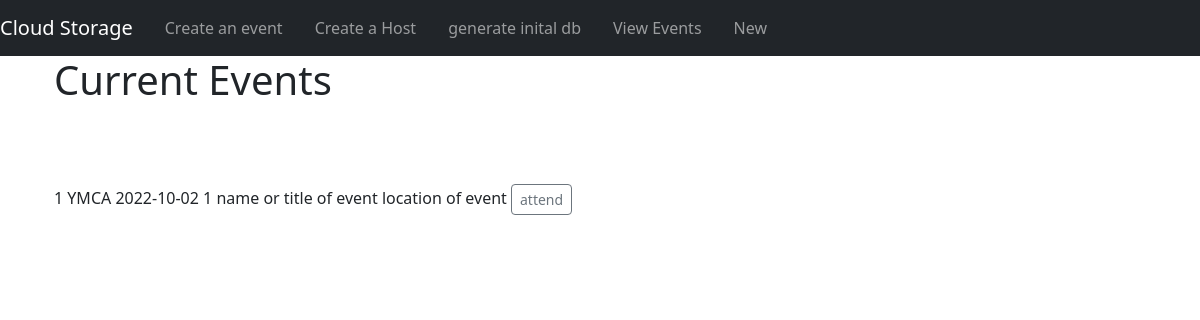
The page /showevents on the database as committed earlier.
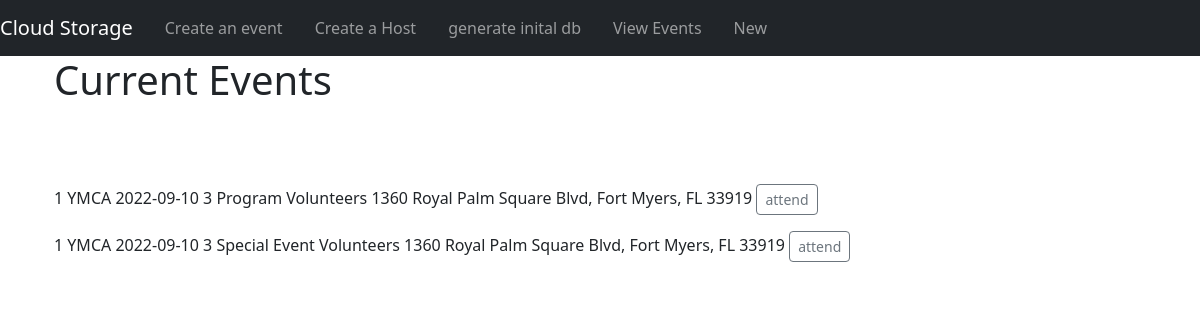
The same page on the database as committed later.
### app.py (models this page shows, shortened)
class Event(db.Model):
    event_id=db.Column(db.Integer,primary_key=True)
    host_id=db.Column(db.Integer,nullable=False)
    date_created=db.Column(db.String(10), default=datetime.utcnow)
    date=db.Column(db.String(10),nullable=False)
    hours=db.Column(db.Integer,nullable=False)
    name=db.Column(db.String(200),nullable=False)
    location=db.Column(db.String(200),nullable=False)
    description=db.Column(db.String(500),nullable=False)

class Host(db.Model):
    host_id=db.Column(db.Integer,primary_key=True)
    phone_num=db.Column(db.String(10))
    organization=db.Column(db.String(200),nullable=False)

### app.py (the view)
@app.route('/showevents',methods=['POST','GET'])
def showevents():
    hosts = Host.query.order_by(Host.host_id).all()
    names = []
    events = db.session.query(Event,Host).filter(Event.host_id==Host.host_id)#Event.query.order_by(Event.date_created)
    return render_template("showevents.html",events=events)

### templates/showevents.html (shortened to what this page needs)
{% extends 'layout.html' %}
{% block body %}
<div class="container">
    <h1>Current Events</h1>
    <br>
    <br><br>
    {% for event,host in events %}
    <p>
        {{ event.host_id }}
        {{ host.organization }}
        {{ event.date }}
        {{ event.hours }}
        {{ event.name }}
        {{ event.location }}
        <a href="/attend/{{ event.event_id }}" class="btn btn-outline-secondary btn-sm">attend</a>
    </p>
    {% endfor %}
</div>
{% endblock %}

### templates/layout.html (shortened to what this page needs)
<!DOCTYPE html>
<html lang="en">
  <head>
    <link rel="stylesheet" href="bootstrap/css/bootstrap.min.css">
  </head>
  <body>
    {% include 'navbar.html' %}
    <div class="container">{% block body %} {% endblock %}</div>
  </body>
</html>

### templates/navbar.html (shortened to what this page needs)
<nav class="navbar navbar-expand-lg navbar-dark bg-dark">
  <a class="navbar-brand" href="#">Cloud Storage</a>
  <div class="collapse navbar-collapse" id="navbarNavDropdown">
    <ul class="navbar-nav">
      <li class="nav-item active px-lg-2">
        <a class="nav-link" href="{{ url_for('addevent') }}">Create an event </a>
      </li>
      <li class="nav-item px-lg-2">
        <a class="nav-link" href="{{ url_for('add') }}">Create a Host</a>
      </li>
      <li class="nav-item px-lg-2">
        <a class="nav-link" href="{{ url_for('generate') }}">generate inital db</a>
      </li>
      <li class="nav-item px-lg-2">
        <a class="nav-link" href="{{ url_for('showevents') }}">View Events</a>
      </li>
      <li class="nav-item px-lg-2">
        <a class="nav-link" href="{{ url_for('new') }}">New </a>
      </li>
    </ul>
  </div>
</nav>

Rows that differ between the two databases and show on the page:
changed Event: date "2022-10-02" → "2022-09-10"; hours "1" → "3"; name "name or title of event" → "Program Volunteers"; location "location of event" → "1360 Royal Palm Square Blvd, Fort Myers, FL 33919"
added Event: host_id "1", organization "YMCA", date "2022-09-10", hours "3", name "Special Event Volunteers", location "1360 Royal Palm Square Blvd, Fort Myers, FL 33919"
